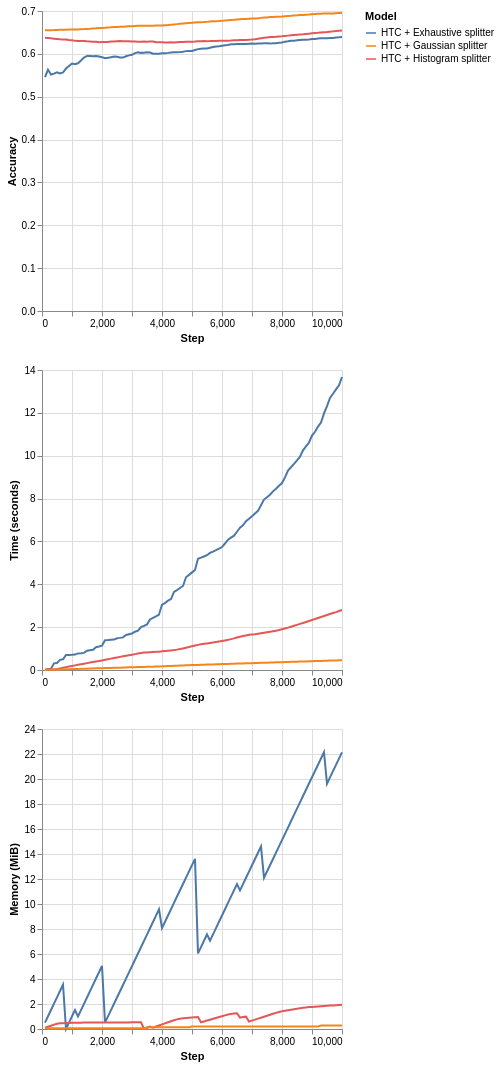

This figure's notebook cell:
### Markdown cell above
## 4. Branching and growth: splitters, the heart of the trees

As previously stated, one of the core operations of iDT is, well, to grow. Plants and gardening-related jokes apart, growth in HTs is guided by their AOs or splitters, as mentioned in the end of Section 3. 

Nominal features can be easily monitored, since the feature partitions are well-defined beforehand. Numerical features, on the other hand, do not have an explicit best cut point. Still, numerical features are typically split by using a binary test: $\le$ or $>$. Therefore, numerical splitters must somehow summarize the incoming feature values and be able to evaluate the merit of split point candidates.

There are diverse strategies to monitor numerical features and choices related to them, including which data structure will be used to keep a summary of the incoming feature and also how many split points are going to be evaluated during split attempts. Again, this guide does not intend to be an exhaustive delve into the iDT subject. In fact, each of the following aspects of the iDTs could be considered a separate research area: AOs, intervals between split attempts, split heuristics (e.g., info gain, variance reduction, and so on), tree depth and max size, and much more!

Let's focus a bit into the AO matter. River provides a handful of splitters for classification and regression trees, which can be chosen using the parameter `splitter`. We will list the available tree splitters in the following sections and compare some of their characteristics.

Some notation:

- $n$: Number of observations seen so far.
- $c$: the number of classes.
- $s$: the number of split points to evaluate (which means that this is a user-given parameter).
- $h$: the number of histogram bins or hash slots. Typically, $h \ll n$.

### 4.1. Classification tree splitters

The following table summarizes the available classification splitters. The user might refer to the documentation of each splitter for more details about their functioning.


| Splitter | Description | Insertion | Memory | Split candidate query | Works with Naive Bayes leaves?
| :- | :- | :- | :-: | :-: | :-: |
| Exhaustive | Keeps all the observed input values and class counts in a Binary Search Tree (BST) | $O(\log n)$ (average) or $O(n)$ (worst case) | $O(n)$ | $O(n)$ | No |
| Histogram | Builds a histogram for each class in order to discretize the input feature | $O(\log h)$ | $O(c h)$ | $O(c h)$ | Yes |
| Gaussian | Approximates the class distributions using Gaussian distributions | $O(1)$ | $O(c)$ | $O(cs)$ | Yes |

Note that some of the splitters have configurable parameters that directly impact not only on their time and memory costs, but also on the final predictive performance. Examples:

- The number of split points can be configured in the Gaussian splitter. Increasing this number makes this splitter slower, but it also potentially increases the quality of the obtained query points, implying enhanced tree accuracy. 
- The number of stored bins can be selected in the Histogram splitter. Increasing this number increases the memory footprint and running time of this splitter, but it also potentially makes its split candidates more accurate and positively impacts on the tree's final predictive performance.

Next, we provide a brief comparison of the classification splitters using 10K instances of the Random RBF synthetic dataset. Note that the tree equipped with the Exhaustive splitter does not use Naive Bayes leaves.

### Code cell
plot_performance(
    synth.RandomRBF(seed_model=7, seed_sample=42).take(10_000),
    metrics.Accuracy(),
    {
        "HTC + Exhaustive splitter": tree.HoeffdingTreeClassifier(
            splitter=tree.splitter.ExhaustiveSplitter(),
            leaf_prediction="mc"
        ),
        "HTC + Histogram splitter": tree.HoeffdingTreeClassifier(
            splitter=tree.splitter.HistogramSplitter()
        ),
        "HTC + Gaussian splitter": tree.HoeffdingTreeClassifier(
            splitter=tree.splitter.GaussianSplitter()
        )
    }
)

### Figure 1 — Vega-Lite specification as saved in the notebook (floating-point values rounded to 4 significant figures; data arrays with more than 128 entries replaced by an {"elided": "..."} marker saying what was removed)
{"config": {"view": {"continuousWidth": 300, "continuousHeight": 300}}, "vconcat": [{"mark": {"type": "line"}, "encoding": {"color": {"field": "Model", "type": "nominal"}, "x": {"field": "Step", "type": "quantitative"}, "y": {"field": "Metric", "title": "Accuracy", "type": "quantitative"}}}, {"mark": {"type": "line"}, "encoding": {"color": {"field": "Model", "type": "nominal"}, "x": {"field": "Step", "type": "quantitative"}, "y": {"field": "Time", "title": "Time (seconds)", "type": "quantitative"}}}, {"mark": {"type": "line"}, "encoding": {"color": {"field": "Model", "type": "nominal"}, "x": {"field": "Step", "type": "quantitative"}, "y": {"field": "Memory", "title": "Memory (MiB)", "type": "quantitative"}}}], "data": {"name": "data-36ec2fd951b31fdad5f862ffed1a53aa"}, "$schema": "https://vega.github.io/schema/vega-lite/v6.1.0.json", "datasets": {"data-36ec2fd951b31fdad5f862ffed1a53aa": {"elided": "300 records"}}}
